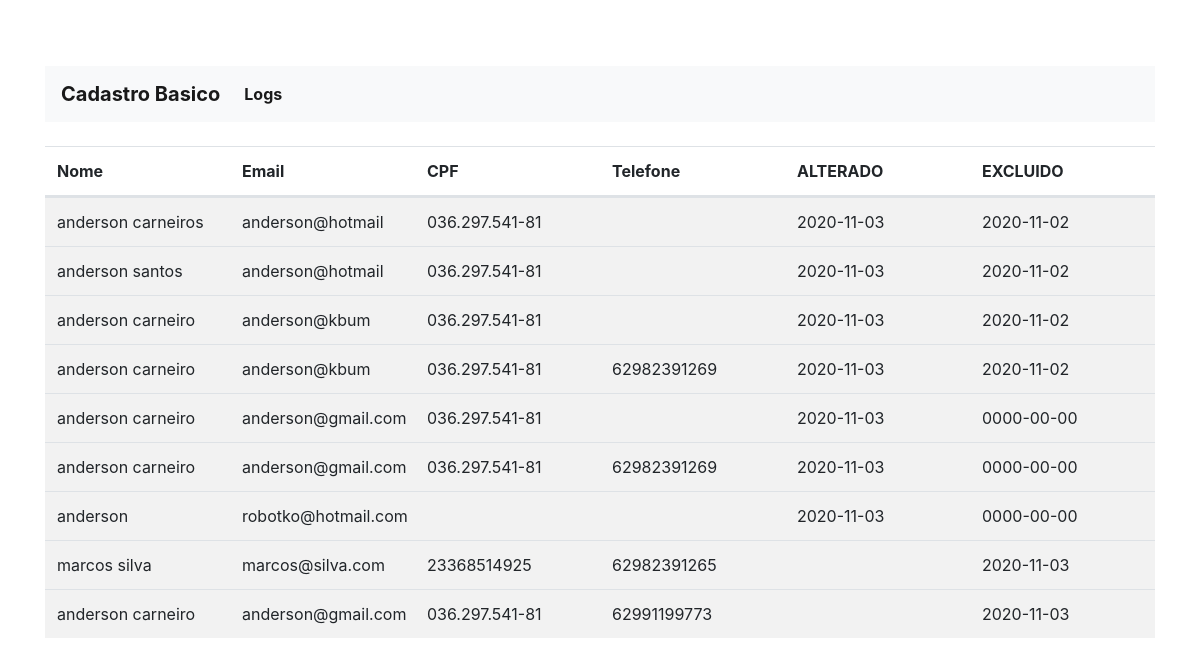
The page /logs.php on the database its author committed.
### tables this page shows
CREATE TABLE `log` (
  `id_log` int(5) NOT NULL,
  `ID_PESSOAS` int(5) NOT NULL,
  `NOME_LOG` varchar(200) NOT NULL,
  `EMAIL_LOG` varchar(150) NOT NULL,
  `CPF_LOG` varchar(15) DEFAULT NULL,
  `TEL_LOG` varchar(11) DEFAULT NULL,
  `ALTERADO` date DEFAULT NULL,
  `DELETADO` date DEFAULT NULL
);

### logs.php (the view, shortened to what this page needs)
<?php
$id	= $_REQUEST["id"];
?>
<!DOCTYPE html>
<html lang="pt-br">
    <head>
        <link rel="stylesheet" href="styles.css">
		<link rel="stylesheet" href="https://maxcdn.bootstrapcdn.com/bootstrap/4.0.0/css/bootstrap.min.css">
    </head>
	<body >
   	    <?php
		if($id == ""){
			?>
		<div class="container pt-3 align-center " >
			<nav class="navbar navbar-expand-lg navbar-light bg-light">
				<a class="navbar-brand" href="index.php">Cadastro Basico</a>
					<div class="collapse navbar-collapse" id="navbarNav">
					<ul class="navbar-nav">
					<li class="nav-item active">
					<a class="nav-item nav-link" href="logs.php">Logs</a>
					</li>
				</ul>
				</div>
				</nav>
		<?php
		}
		?>
		<BR>
			<table class="table table-striped header-fixed">
					<thead >
						<tr >
							<th scope="col" class="col-2">Nome</th>
							<th scope="col" class="col-2">Email</th>
							<th scope="col" class="col-2">CPF</th>
							<th scope="col" class="col-2">Telefone</th>
                                          <th scope="col" class="col-2">ALTERADO</th>
							<th scope="col" class="col-2">EXCLUIDO</th>
						</tr>
					</thead>
	            </div>
					<tbody>
						<?php
						include('conexao.php');
						$sqlClientes = 'SELECT * FROM log';
						$rs=mysqli_query($conn,$sqlClientes);
						while ($dados=mysqli_fetch_array($rs, MYSQLI_ASSOC)){
							echo "<td class='col-2'>".$dados['NOME_LOG']."</td>";
							echo "<td class='col-2'>".$dados['EMAIL_LOG']."</td>";
							echo "<td class='col-2'>".$dados['CPF_LOG']."</td>";
                                          echo "<td class='col-2'>".$dados['TEL_LOG']."</td>";
							echo "<td class='col-2'>".$dados['ALTERADO']."</td>";
							echo "<td class='col-2'>".$dados['DELETADO']."</td>";
							?>
							<?php
							}
							?>
						</tbody>
    </body>
</html>

### styles.css (style rules this page uses)
nav { margin-top: 50px; font-weight: bold; color: #eceff1; background-color: #7159c1; text-align: center; }
.header-fixed { width: 100% }
.header-fixed > thead, .header-fixed > tbody, .header-fixed > thead > tr, .header-fixed > tbody > tr, .header-fixed > thead > tr > th, .header-fixed > tbody > tr > td { display: block; }
.header-fixed > tbody > tr:after, .header-fixed > thead > tr:after { content: ' '; display: block; visibility: hidden; clear: both; }
.header-fixed > tbody { overflow-y: auto; height: 480px; }
.header-fixed > tbody > tr > td, .header-fixed > thead > tr > th { width: 20%; float: left; }

### rows shown on the page
log: NOME_LOG "anderson carneiros", EMAIL_LOG "anderson@hotmail", CPF_LOG "036.297.541-81", ALTERADO "2020-11-03", DELETADO "2020-11-02"
log: NOME_LOG "anderson santos", EMAIL_LOG "anderson@hotmail", CPF_LOG "036.297.541-81", ALTERADO "2020-11-03", DELETADO "2020-11-02"
log: NOME_LOG "anderson carneiro", EMAIL_LOG "anderson@kbum", CPF_LOG "036.297.541-81", ALTERADO "2020-11-03", DELETADO "2020-11-02"
log: NOME_LOG "anderson carneiro", EMAIL_LOG "anderson@kbum", CPF_LOG "036.297.541-81", TEL_LOG "62982391269", ALTERADO "2020-11-03", DELETADO "2020-11-02"
log: NOME_LOG "anderson carneiro", EMAIL_LOG "anderson@gmail.com", CPF_LOG "036.297.541-81", ALTERADO "2020-11-03", DELETADO "0000-00-00"
log: NOME_LOG "anderson carneiro", EMAIL_LOG "anderson@gmail.com", CPF_LOG "036.297.541-81", TEL_LOG "62982391269", ALTERADO "2020-11-03", DELETADO "0000-00-00"
log: NOME_LOG "anderson", EMAIL_LOG "robotko@hotmail.com", ALTERADO "2020-11-03", DELETADO "0000-00-00"
log: NOME_LOG "marcos silva", EMAIL_LOG "marcos@silva.com", CPF_LOG "23368514925", TEL_LOG "62982391265", DELETADO "2020-11-03"
log: NOME_LOG "anderson carneiro", EMAIL_LOG "anderson@gmail.com", CPF_LOG "036.297.541-81", TEL_LOG "62991199773", DELETADO "2020-11-03"
